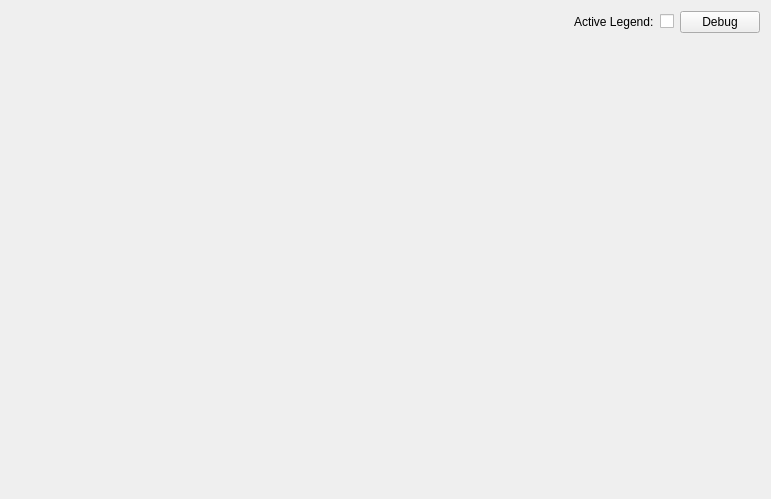
<?xml version="1.0" encoding="UTF-8"?>
<ui version="4.0">
 <class>plotterDN</class>
 <widget class="QWidget" name="plotterDN">
  <property name="geometry">
   <rect>
    <x>0</x>
    <y>0</y>
    <width>771</width>
    <height>499</height>
   </rect>
  </property>
  <property name="windowTitle">
   <string>Form</string>
  </property>
  <layout class="QGridLayout" name="gridLayout_3">
   <item row="0" column="0">
    <layout class="QGridLayout" name="gridLayout_2">
     <item row="0" column="1">
      <widget class="QLabel" name="label">
       <property name="text">
        <string>Active Legend:</string>
       </property>
      </widget>
     </item>
     <item row="0" column="2">
      <widget class="QCheckBox" name="Legend">
       <property name="text">
        <string/>
       </property>
       <property name="checked">
        <bool>false</bool>
       </property>
      </widget>
     </item>
     <item row="0" column="0">
      <spacer name="horizontalSpacer">
       <property name="orientation">
        <enum>Qt::Horizontal</enum>
       </property>
       <property name="sizeHint" stdset="0">
        <size>
         <width>40</width>
         <height>20</height>
        </size>
       </property>
      </spacer>
     </item>
     <item row="0" column="3">
      <widget class="QPushButton" name="pushButton">
       <property name="text">
        <string>Debug</string>
       </property>
      </widget>
     </item>
    </layout>
   </item>
   <item row="1" column="0">
    <layout class="QGridLayout" name="gridLayout">
     <item row="0" column="0">
      <spacer name="verticalSpacer">
       <property name="orientation">
        <enum>Qt::Vertical</enum>
       </property>
       <property name="sizeType">
        <enum>QSizePolicy::Expanding</enum>
       </property>
       <property name="sizeHint" stdset="0">
        <size>
         <width>20</width>
         <height>300</height>
        </size>
       </property>
      </spacer>
     </item>
     <item row="0" column="1">
      <widget class="QCustomPlot" name="qcustomplot" native="true">
       <property name="enabled">
        <bool>true</bool>
       </property>
       <property name="sizePolicy">
        <sizepolicy hsizetype="Expanding" vsizetype="Expanding">
         <horstretch>0</horstretch>
         <verstretch>0</verstretch>
        </sizepolicy>
       </property>
      </widget>
     </item>
    </layout>
   </item>
  </layout>
 </widget>
 <customwidgets>
  <customwidget>
   <class>QCustomPlot</class>
   <extends>QWidget</extends>
   <header>qcustomplot.h</header>
   <container>1</container>
  </customwidget>
 </customwidgets>
 <resources/>
 <connections/>
</ui>
